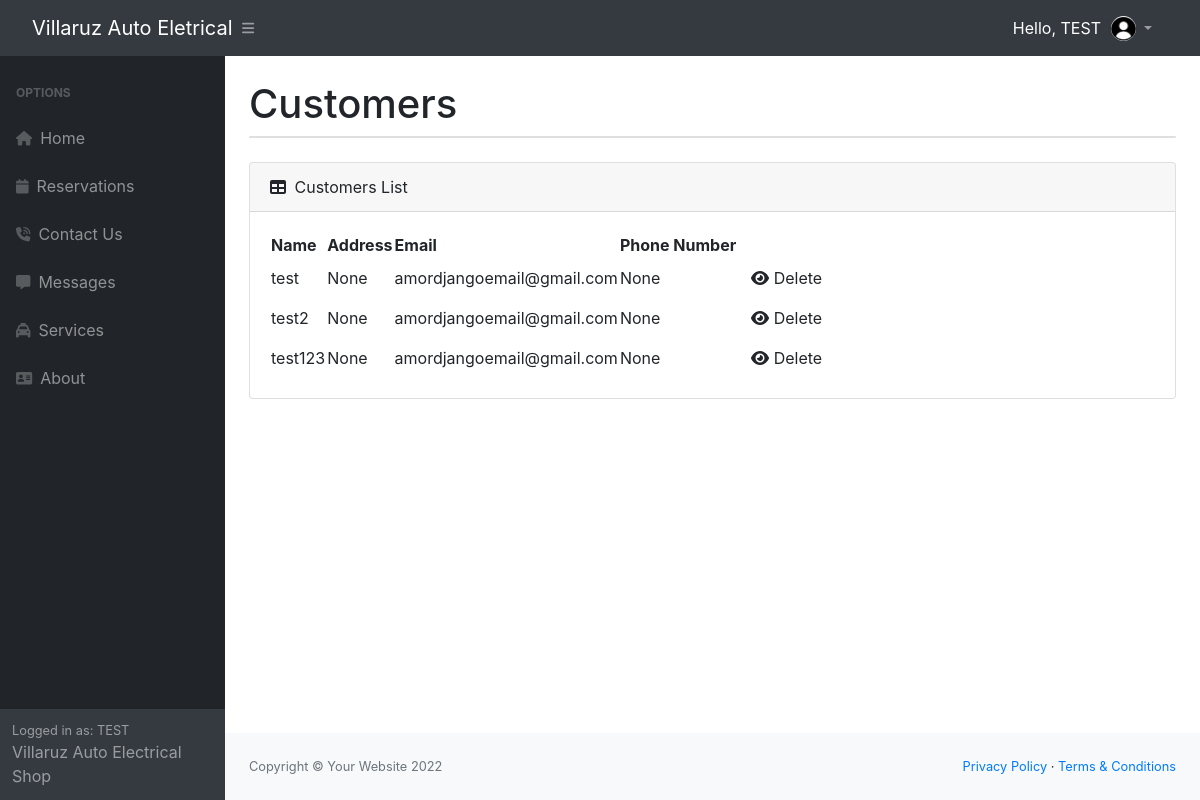
The app's page /customer/ (signed in) with its own data.
### shop/models.py (models this page shows, shortened)
class Customer(models.Model):
    phone_regex = RegexValidator(
        regex=phone_regex,
        message="Phone number must be entered in the format: '+999999999'. Up to 15 digits allowed."
    )
    user = models.OneToOneField(
        User, null=True, blank=True, on_delete=models.CASCADE)
    name = models.CharField(max_length=200, null=True)
    address = models.CharField(max_length=200, null=True)
    phone_number = models.CharField(
        validators=[phone_regex], max_length=17, blank=True, null=True, unique=False)
    email = models.EmailField(max_length=200, blank=True, null=True)
    profile_pic = models.ImageField(
        default="profile.png", null=True, blank=True)
    date_created = models.DateTimeField(auto_now_add=True, null=True)

### shop/views.py (the view)
# urls.py: path('customer/', views.allCustomers, name='customer'),
@ login_required(login_url='login')
def allCustomers(request):
    customer = Customer.objects.all()
    context = {'customer': customer}
    return render(request, 'shop/admin/customer.html', context)

### shop/templates/shop/admin/customer.html
{% extends 'shop/index.html' %}
{% block content %}
{% load static %}
<div id="layoutSidenav_content">
    <main>
        <div class="container-fluid px-4">
            <h1 class="mt-4">Customers</h1>
            <div class="row">
                <div class="col-xl-12">
                    <div class="card mb-4">
                    </div>
                </div>
            </div>
            <div class="row">
                <div class="col-xl-12">
                    <div class="card mb-4">
                        <div class="card-header">
                            <i class="fas fa-table me-1"></i>
                            Customers List
                        </div>
                        <div class="card-body">
                            <table id="datatablesSimple">
                                <thead>
                                    <tr>
                                        <th>Name</th>
                                        <th>Address</th>
                                        <th>Email</th>
                                        <th>Phone Number</th>
                                        <th></th>
                                    </tr>
                                </thead>
                                <tbody>
                                    {% for customers in customer %}
                                    <tr>
                                        <td>{{customers.name}}</td>
                                        <td>{{customers.address}}</td>
                                        <td>{{customers.email}}</td>
                                        <td>{{customers.phone_number}}</td>
                                        <td><a href="{% url 'delete_customer' customers.id %}" button
                                            class="btn"><i class="fa fa-eye"></i> Delete</button></a></td>
                                    </tr>
                                {% empty %}
                                <h3>No Items in List</h3>
                                {% endfor %}
                                </tbody>
                            </table>
                        </div>
                    </div>
                </div>
            </div>
        </div>
    </main>
    <footer class="py-4 bg-light mt-auto">
        <div class="container-fluid px-4">
            <div class="d-flex align-items-center justify-content-between small">
                <div class="text-muted">Copyright &copy; Your Website 2022</div>
                <div>
                    <a href="#">Privacy Policy</a>
                    &middot;
                    <a href="#">Terms &amp; Conditions</a>
                </div>
            </div>
        </div>
    </footer>
</div>
</div>
</body>
</html>
{% endblock %}

### shop/templates/shop/index.html (shortened to what this page needs)
<!DOCTYPE html>
<html lang="en">
    {% load static %}
    <head>
        <link href="https://cdn.jsdelivr.net/npm/simple-datatables@latest/dist/style.css" rel="stylesheet" />
        <link href="{% static 'css/styles.css' %}" rel="stylesheet" />
        <link href="{% static 'css/custom.css' %}" rel="stylesheet" />
        <link rel="stylesheet" href="https://cdnjs.cloudflare.com/ajax/libs/font-awesome/4.7.0/css/font-awesome.min.css">
        <link href="//maxcdn.bootstrapcdn.com/bootstrap/4.0.0/css/bootstrap.min.css" rel="stylesheet" id="bootstrap-css">
    </head>
    <body class="sb-nav-fixed">
        <nav class="sb-topnav navbar navbar-expand navbar-dark bg-dark">
            <a class="navbar-brand ps-3" href="{% url 'dashboard' %}">Villaruz Auto Eletrical</a>
            <button class="btn btn-link btn-sm order-1 order-lg-0 me-4 me-lg-0" id="sidebarToggle" href="#!"><i class="fas fa-bars"></i></button>
            {% if request.user.is_staff %}
            <div class="container" style="display: flex; justify-content: flex-end;">
                <div class="user-info">
                  <div class="big" style="color:white">Hello, {{request.user | upper }}</div>
                  <img src="{% static 'images/villaruz.jpg' %}" class="profile-pic" alt="user image" style="width:25px; height:25px;">
                </div>
            </div>
            {% else %}
            <div class="container" style="display: flex; justify-content: flex-end;">
                <div class="user-info">
                  <div class="big" style="color:white">Hello, {{request.user | upper }}</div>
                  <img src="{{request.user.customer.profile_pic.url}}" class="profile-pic" alt="user image" style="width:25px; height:25px;">
                </div>
            </div>
            {% endif %}
            <ul class="navbar-nav ms-auto ms-md-0 me-3 me-lg-4">
                <li class="nav-item dropdown">
                    <a class="nav-link dropdown-toggle" id="navbarDropdown" href="#" role="button" data-bs-toggle="dropdown" aria-expanded="false"></i></a>
                </li>
            </ul>
        </nav>
        <div id="layoutSidenav">
            <div id="layoutSidenav_nav">
                <nav class="sb-sidenav accordion sb-sidenav-dark" id="sidenavAccordion">
                    <div class="sb-sidenav-menu">
                        <div class="nav">
                            <div class="sb-sidenav-menu-heading">Options</div>
                            <a class="nav-link" href="{% url 'dashboard' %}">
                                <div class="sb-nav-link-icon"><i class="fas fa-house"></i></div>
                                Home
                            </a>
                            {% if request.user.is_staff %}
                            <a class="nav-link collapsed" href="{% url 'allmessage_page' %}">
                                <div class="sb-nav-link-icon"><i class="fas fa-message"></i></div>
                                All Messages
                            </a>
                            <a class="nav-link collapsed" href="{% url 'customer' %}">
                                <div class="sb-nav-link-icon"><i class="fas fa-user"></i></div>
                                Customers
                            </a>
                            <!-- <a class="nav-link collapsed" href="{% url 'customer' %}">
                                <div class="sb-nav-link-icon"><i class="fas fa-bars"></i></div>
                                Reviews
                            </a> -->
                            {% else %}
                            <a class="nav-link collapsed" href="{% url 'reservations' %}">
                                <div class="sb-nav-link-icon"><i class="fas fa-calendar"></i></div>
                                Reservations
                            </a>
                            <a class="nav-link" href="{% url 'submit_message' user.customer.id %}">
                                <div class="sb-nav-link-icon"><i class="fas fa-phone-volume"></i></div>
                                Contact Us
                            </a>
                            <a class="nav-link collapsed" href="{% url 'message_page' %}">
                                <div class="sb-nav-link-icon"><i class="fas fa-message"></i></div>
                                Messages
                            </a>
                            <a class="nav-link" href="{% url 'services' %}">
                                <div class="sb-nav-link-icon"><i class="fas fa-taxi"></i></div>
                                Services
                            </a>
                            <a class="nav-link" href="{% url 'about' %}">
                                <div class="sb-nav-link-icon"><i class="fas fa-address-card"></i></div>
                                About
                            </a>
                            {% endif %}
                        </div>
                    </div>
                    <div class="sb-sidenav-footer">
                        <div class="small">Logged in as: {{request.user | upper}}</div>
                        Villaruz Auto Electrical Shop
                    </div>
                </nav>
            </div>
            {% block content %}
            {% endblock %}
    </body>
</html>

### shop/templates/shop/index.html (style rules this page uses)
.user-info { display: flex; align-items: center; }
.user-info img { margin-left: 10px; }
.profile-pic { margin: 0 auto; border-radius: 50%; }

### records on screen
Customer: name "test", address "None", email "amordjangoemail@gmail.com", phone_number "None"
Customer: name "test2", address "None", email "amordjangoemail@gmail.com", phone_number "None"
Customer: name "test123", address "None", email "amordjangoemail@gmail.com", phone_number "None"

### other values on screen
{{ request.user | upper }} "TEST"
